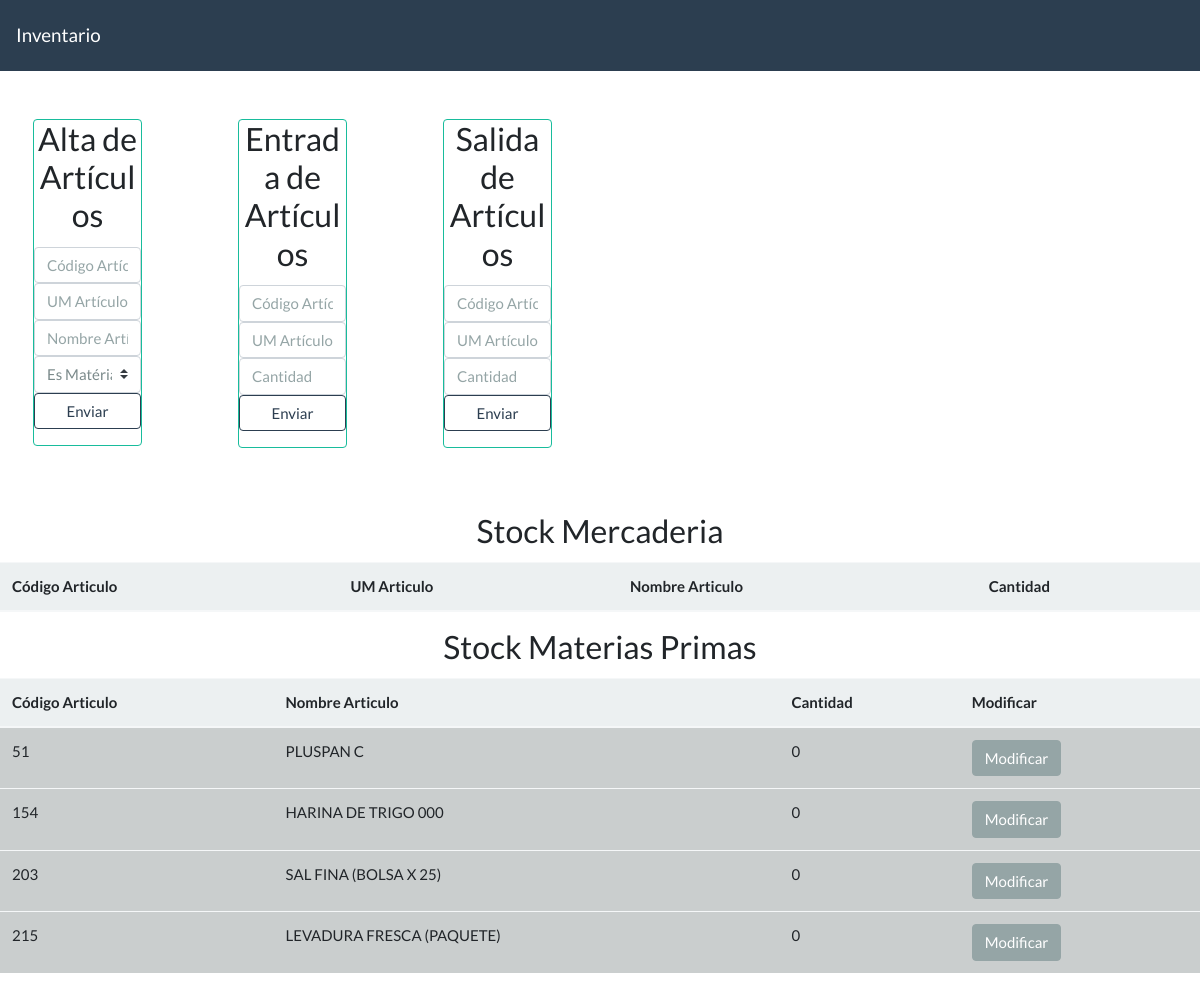
The page / on the database its author committed.
### tables this page shows
CREATE TABLE "articulos" (
	"codigo"	INTEGER NOT NULL UNIQUE,
	"unidad_medida"	INTEGER NOT NULL,
	"nombre"	TEXT NOT NULL, matprim boolean,
	PRIMARY KEY("codigo","unidad_medida")
);

### inventario.py (the view)
@app.route('/')
def index():
    listar_stock = '''select articulos.codigo, articulos.nombre, articulos.unidad_medida, sum(movimientos.cantidad)
                    from articulos
                    INNER JOIN movimientos  on articulos.codigo = movimientos.codigo and articulos.unidad_medida = movimientos.unidad_medida
                    group by articulos.codigo
                    '''
    cursor.execute(listar_stock)
    stock_actual = cursor.fetchall()
    listar_stock2 = '''select articulos.codigo, articulos.nombre, articulos.unidad_medida, materiaprima.cantidad, max(materiaprima.fecha_movimientos)
                    from articulos
                    INNER JOIN materiaprima  on articulos.codigo = materiaprima.codigo and articulos.unidad_medida = materiaprima.unidad_medida
                    group by articulos.codigo
                    '''
    cursor.execute(listar_stock2)
    mp_actual = cursor.fetchall()
    return render_template('index.html', cantidades=stock_actual, materiasprimas=mp_actual)

### templates/index.html (shortened to what this page needs)
{% extends 'diagrama.html' %}
{% block body%}
<div class="row">
    <div class="col-md-2 p-5">
        <div class="card border-success mb-3" style="max-width: 20rem;">
            <h3 class="card-title text-center">Alta de Artículos</h3>
            <form class="form-group" action="/alta", method="POST" autocomplete="off">
                <input class="form-control" type="text" name="articulo_cod" placeholder="Código Artículo">
                <input class="form-control" type="text" name="articulo_um" placeholder="UM Artículo">
                <input class="form-control" type="text" name="articulo_nombre" placeholder="Nombre Artículo">
                <div>
                    <select class="custom-select" p-1 name="matprim">
                      <option value="0">Es Matéria Prima?:</option>
                    </select>
                </div>
                <button type="submit" class="btn btn-outline-primary btn-block boton-acc">Enviar</button>
            </form>
        </div>
    </div>
    <div class="col-md-2 p-5">
        <div class="card border-success mb-3" style="max-width: 20rem;">
            <h3 class="card-title text-center">Entrada de Artículos</h3>
            <form class="form-group" action="/entrada", method="POST" autocomplete="off">
                <input class="form-control" type="text" name="articulo_cod" placeholder="Código Artículo">
                <input class="form-control" type="text" name="articulo_um" placeholder="UM Artículo">
                <input class="form-control" type="text" name="articulo_cantidad" placeholder="Cantidad">
                <button type="submit" class="btn btn-outline-primary btn-block boton-acc">Enviar</button>
            </form>
        </div>
    </div>
    <div class="col-md-2 p-5">
        <div class="card border-success mb-3" style="max-width: 20rem;">
            <h3 class="card-title text-center">Salida de Artículos</h3>
            <form class="form-group" action="/salida", method="POST" autocomplete="off">
                <input class="form-control" type="text" name="articulo_cod" placeholder="Código Artículo">
                <input class="form-control" type="text" name="articulo_um" placeholder="UM Artículo">
                <input class="form-control" type="text" name="articulo_cantidad" placeholder="Cantidad">
                <button type="submit" class="btn btn-outline-primary btn-block boton-acc">Enviar</button>
            </form>
        </div>
    </div>
</div>
<div>
    <h3 class="card-title text-center">Stock Mercaderia</h3>
    <table class="table table-light">
        <thead>
            <th scope="col">Código Articulo</th>
            <th scope="col">UM Articulo</th>
            <th scope="col">Nombre Articulo</th>
            <th scope="col">Cantidad</th>
        </thead>
    </table>
</div>
<div>
    <h3 class="card-title text-center">Stock Materias Primas</h3>
    <table class="table table-light">
        <thead>
            <th scope="col">Código Articulo</th>
            <th scope="col">Nombre Articulo</th>
            <th scope="col">Cantidad</th>
            <th scope="col">Modificar</th>
        </thead>
        <tbody>
            {% for mp in materiasprimas %}
            <tr class="table-active">
                <td>{{ mp.0 }}</td>
                <td>{{ mp.1 }}</td>
                <td>{{ mp.3 }}</td>
                <td>
                    <a href="/modificar/{{mp.0}}" class="btn btn-secondary"</button>Modificar</a>
                </td>
            </tr>
            {% endfor %}
        </tbody>
    </table>
</div>
{% endblock%}

### templates/diagrama.html (shortened to what this page needs)
<!DOCTYPE html>
<html lang="es">
<head>
    <link rel="stylesheet" href="https://bootswatch.com/4/flatly/bootstrap.min.css">
</head>
<body>
    <nav class="navbar navbar-expand-lg navbar-dark bg-primary">
        <a class="navbar-brand" href="/">Inventario</a>
      </nav>
    <div class="contenedor" pt-6>
        {% block body%}
        {% endblock%}
    </div>
</body>
</html>

### rows shown on the page
articulos: codigo "51", nombre "PLUSPAN C", mp "0"
articulos: codigo "154", nombre "HARINA DE TRIGO 000", mp "0"
articulos: codigo "203", nombre "SAL FINA (BOLSA X 25)", mp "0"
articulos: codigo "215", nombre "LEVADURA FRESCA (PAQUETE)", mp "0"
